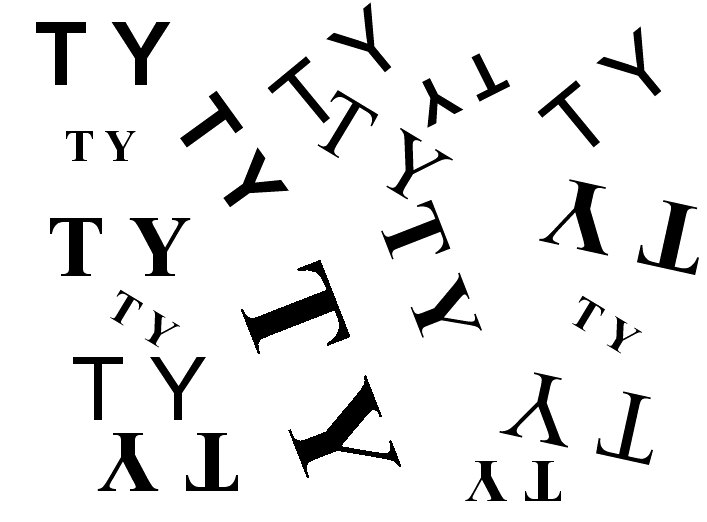
%> input picture Tarea Clasifica TY/testTY1.jpg, 707 x 522 px
$ octave ClasificaTY.m   (GNU Octave 9; MATLAB toolbox functions it lacks are replaced by stand-ins)
%> lines starting %> are read from the running program, lines starting %| are printed output that depends on the picture; in (x1, y1, x2, y2) boxes, pixels count from 0 and x2, y2 are one past the last pixel; in counts of white or black regions, pixels touching at a corner belong together; the program's own positions count from 1
%%%%%%%%%%%%%%%%%%%%%%%%%%
%                        %
% PARTE 1: ENTRENAMIENTO %
%                        %
%%%%%%%%%%%%%%%%%%%%%%%%%%
warning off
close all
clear all

%disp('Parte 1: Entrenamiento (presione enter)');
%pause

% Lectura de la imagen de entrenamiento
I = imread('testTY1.jpg');
%> I is the input picture: size 522x707 uint8; min 0, max 255, mean 233
figure(1)
imshow(I)

% Segmentacion
J =not(I>192);
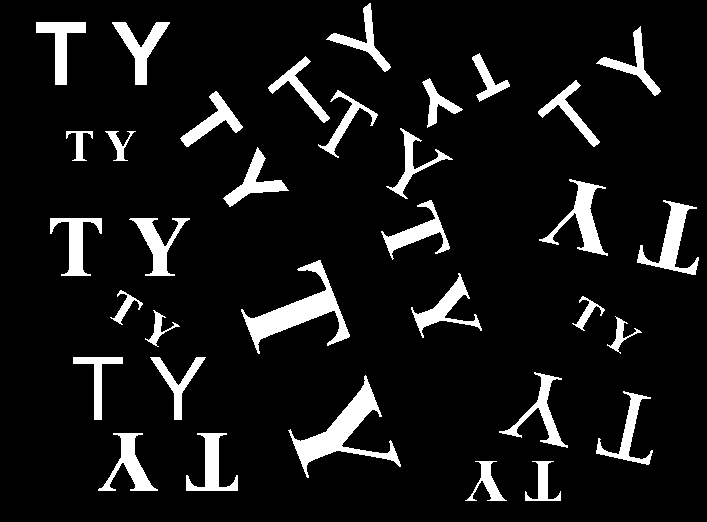
%> J: size 522x707 logical; 8.9% white; 34 white regions, largest, box (x1, y1, x2, y2) and area: (288, 375, 401, 478) 2775, (241, 260, 350, 354) 2760, (539, 179, 608, 256) 1494
J = bwareaopen(J,5,4); % remueve regiones muy pequenas (menores a 5 píxeles y conectividad 4 conexa)
[L,n] = bwlabel(J,4);
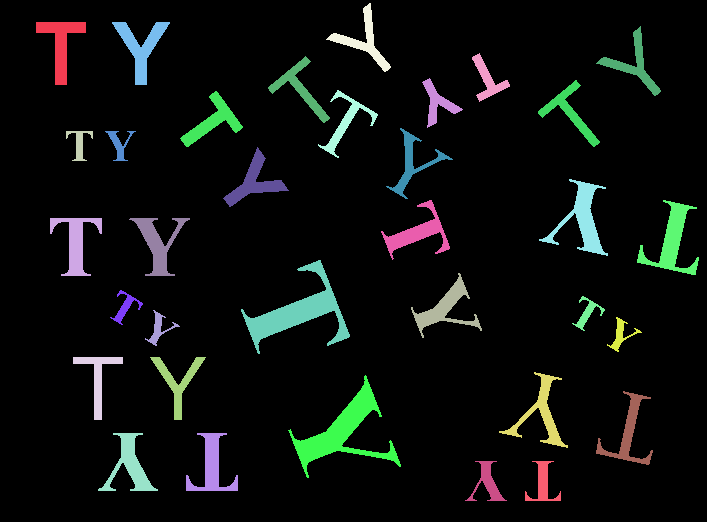
%> L: size 522x707 double; 35 distinct labels, from 0 to 34; one colour per label, 0 black
%> n = 34
figure(2)
imshow(L);

% Extraccion de Caracteristicas
stats = regionprops(L,'all');
%> stats = 34 regions; largest, box (x1, y1, x2, y2), Area, Centroid, MajorAxisLength, MinorAxisLength and Eccentricity: (288, 375, 401, 478) 2775 [343.7 432.6] 114.9 71.22 0.785, (241, 260, 350, 354) 2760 [299.4 313] 119.7 65.74 0.836, (539, 179, 608, 256) 1494 [583.2 219.8] 83.2 51.98 0.781
TY = zeros(n,1);

for i = 1:n
    disp(sprintf('%3d) Exentricidad = %.2f',i,stats(i).Eccentricity));
    figure(3)
    imshow(L==i)
%> (the run ends here)

$ run again, with Tarea Clasifica TY/trainTY.jpg copied over Tarea Clasifica TY/testTY1.jpg
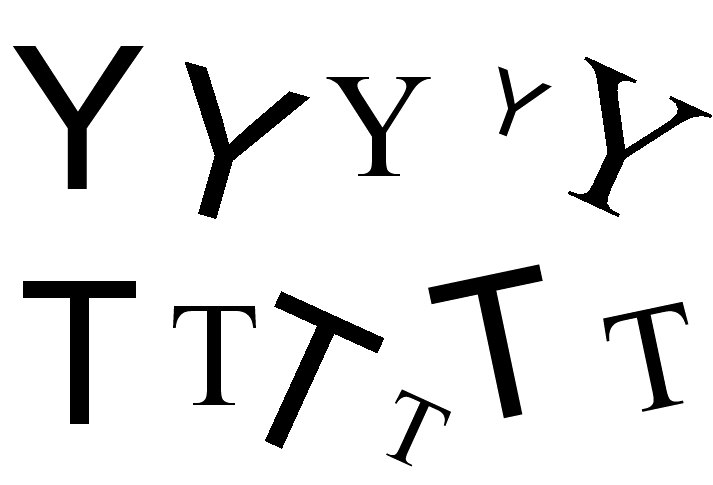
%> input picture Tarea Clasifica TY/trainTY.jpg, 713 x 485 px
%> I is the input picture: size 485x713 uint8; min 0, max 255, mean 229.8
%> J: size 485x713 logical; 10% white; 11 white regions, largest, box (x1, y1, x2, y2) and area: (13, 46, 144, 189) 4588, (185, 62, 310, 219) 4486, (428, 264, 543, 418) 4417
%> `[L,n] = bwlabel(J,4);`:
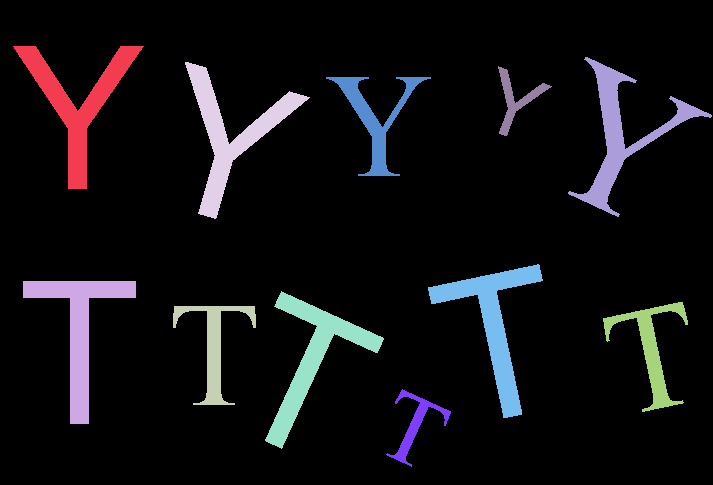
%> L: size 485x713 double; 12 distinct labels, from 0 to 11; one colour per label, 0 black
%> n = 11
%> stats = 11 regions; largest, box (x1, y1, x2, y2), Area, Centroid, MajorAxisLength, MinorAxisLength and Eccentricity: (13, 46, 144, 189) 4588 [78.2 103.6] 155 114.5 0.674, (185, 62, 310, 219) 4486 [231.1 134.7] 155.7 114.5 0.677, (428, 264, 543, 418) 4417 [494 323.7] 179.9 89.54 0.867
